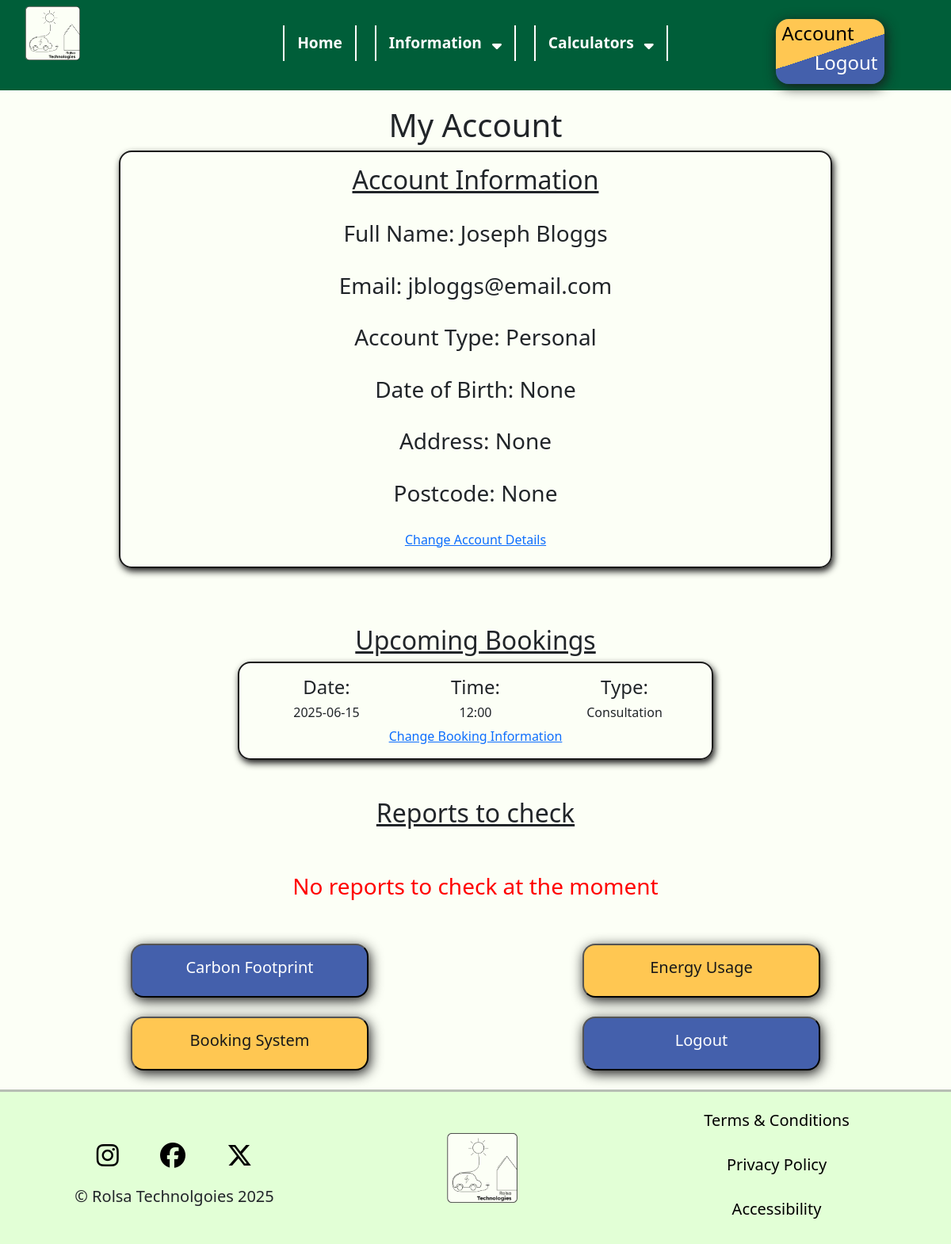
Page /account (signed in) on the earlier database version.
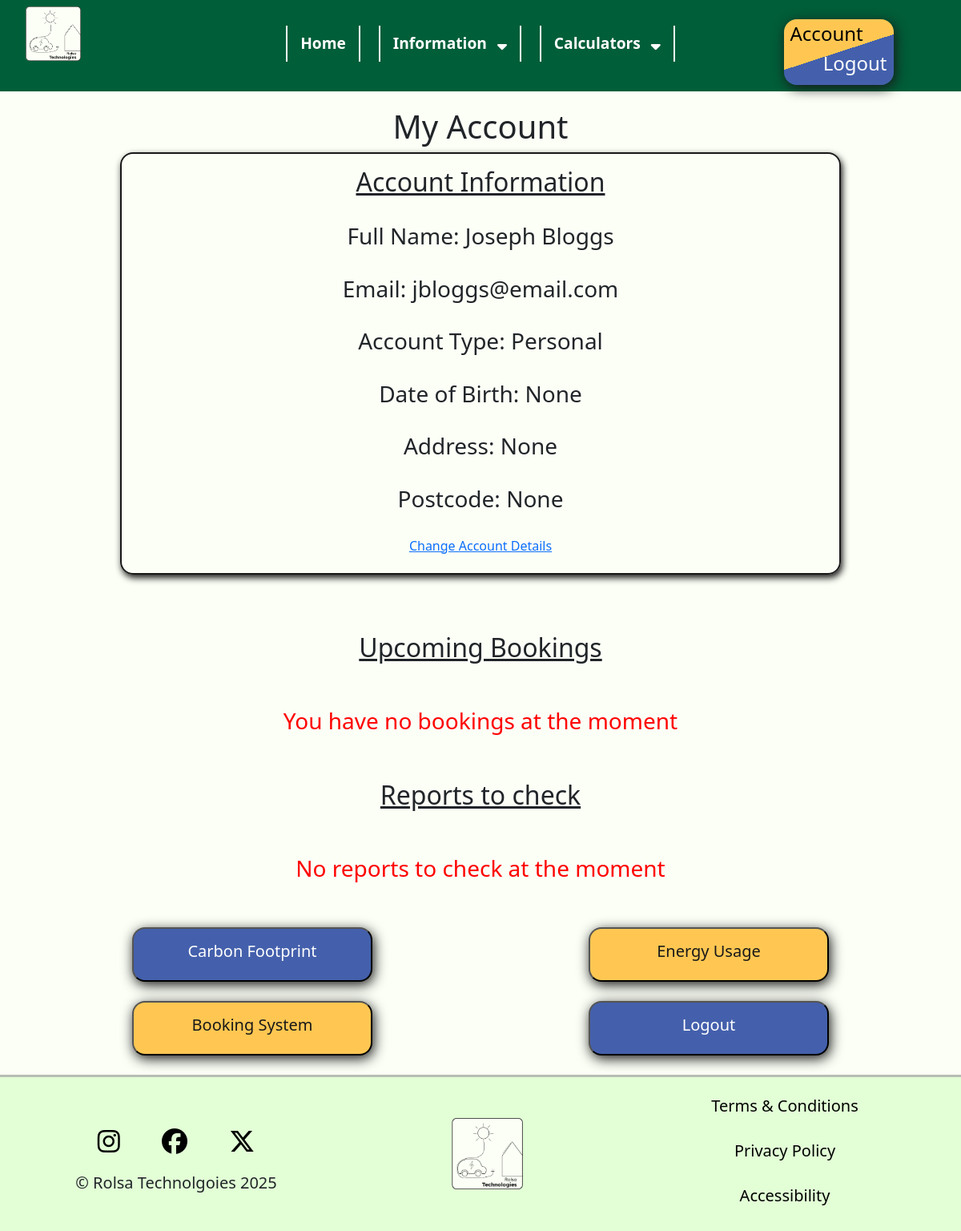
Same page on the later database version.
### tables this page shows
CREATE TABLE Personal(
    AccountID INTEGER NOT NULL,
    FullName VARCHAR(255) NOT NULL,
    DateOfBirth DATE,
    Address TEXT,
    Postcode VARCHAR(8),
    FOREIGN KEY (AccountID) REFERENCES Account(AccountID)
);

CREATE TABLE Account (
    AccountID INTEGER NOT NULL,
    Email BOOLEAN DEFAULT 1,
    Password VARCHAR(255) NOT NULL,
    AccountTypeID INTEGER DEFAULT 1,
    PRIMARY KEY (AccountID),
    FOREIGN KEY (AccountTypeID) REFERENCES AccountType(AccountTypeID)
);

CREATE TABLE AccountType (
    AccountTypeID INTEGER NOT NULL,
    Type VARCHAR(25) NOT NULL,
    PRIMARY KEY (AccountTypeID)
);

CREATE TABLE Booking (
    BookingID INTEGER NOT NULL,
    BookingTypeID INTEGER NOT NULL,
    MadeDateTime DATETIME NOT NULL,
    ForDateTime DATETIME NOT NULL,
    AccountID INTEGER NOT NULL,
    PaymentStatusID INTEGER,
    PaymentReference VARCHAR(255),
    PRIMARY KEY (BookingID),
    FOREIGN KEY (BookingTypeID) REFERENCES BookingType(BookingTypeID),
    FOREIGN KEY (AccountID) REFERENCES Account(AccountID),
    FOREIGN KEY (PaymentStatusID) REFERENCES PaymentStatus(PaymentStatusID)
);

CREATE TABLE BookingType (
    BookingTypeID INTEGER NOT NULL,
    Title VARCHAR(25) NOT NULL,
    PRIMARY KEY (BookingTypeID)
);

### main.py (the view)
@app.route("/account")
def account():
    accountType = session.get('type', None)
    account = session.get('account', None)
    if account != None and accountType == 1 or accountType == 2:
        AccountInfomation, BookingsInformation = get.RetrieveInfo(account)
        return render_template("account.html", AccountInfomation = AccountInfomation, BookingsInformation = BookingsInformation)
    elif account != None and accountType == 3:
        return redirect("/admin")
    else:
        return redirect("/login")

### main.py (called while the page is built)
@app.context_processor
def inject_global_data():
    return {
        "account": session.get('account', None), #email address is considered as account
        "type": session.get('type', None) #staff is considered as staff
    }

### templates/account.html
{% extends "base.html" %}
{% block css %}
<link rel="stylesheet" href="{{ url_for('static', filename='css/account.css') }}">
{% endblock %}
{% block content %}
<h1>My Account</h1>
<div class="infobox">
    <center>
        <h2>Account Information</h2>
        <br>
        <h3>Full Name: {{ AccountInfomation.FullName}}</h3><br>
        <h3>Email: {{ AccountInfomation.Email }}</h3><br>
        <h3>Account Type: {{ AccountInfomation.Type }} </h3><br>
        <h3>Date of Birth: {{ AccountInfomation.DateofBirth }}</h3><br>
        <h3>Address: {{ AccountInfomation.Address }}</h3><br>
        <h3>Postcode: {{ AccountInfomation.Postcode }}</h3><br>
        <h6><a href="">Change Account Details</a></h6>
    </center>
</div><br><br><br>
<h2>Upcoming Bookings</h2>
{% if BookingsInformation %}
{% for times, booking in BookingsInformation.items() %}
<div class="bookingbox">
    <div class="container text-center">
        <div class="row align-items-center">
          <div class="col">
            <h4>Date:</h4>
            <h6>{{ booking.Date }}</h6>
          </div>
          <div class="col">
            <h4>Time:</h4>
            <h6>{{ booking.Time }}</h6>
          </div>
          <div class="col">
            <h4>Type:</h4>
            <h6>{{ booking.Type }}</h6>
          </div>
        </div>
    </div>
    <center>
    <a href="">Change Booking Information</a></center>
</div>
<br><br>
{% endfor %}
{% else %}
<br><br>
<h3 style="text-align: center; color: red;">You have no bookings at the moment</h3>
<br><br>
{% endif %}
<h2>Reports to check</h2>
{% if ReportViewing %}
<div class="bookingbox">
    <div class="container text-center">
        <div class="row align-items-center">
          <div class="col">
            <h4>Staff:</h4>
            <h6>blank</h6>
          </div>
          <div class="col">
            <h4>Date:</h4>
            <h6>blank</h6>
          </div>
          <div class="col">
            <button id="YellowButton"><strong>View Report</strong></button>
          </div>
        </div>
    </div>
</div>
<br><br>
{% else %}
<br><br>
<h3 style="text-align: center; color: red;">No reports to check at the moment</h3>
<br><br>
{% endif %}
<div class="container text-center">
    <div class="row align-items-center">
        <div class="col">
            <button id="BlueButton"><h5>Carbon Footprint</h5></button>
        </div>
        <div class="col">
            <button id="YellowButton"><h5>Energy Usage</h5></button>
        </div>
    </div>
</div>
<br>
<div class="container text-center">
    <div class="row align-items-start">
        <div class="col">
            <button id="YellowButton" onclick="window.location.href='{{ url_for('consultation')}}'"><h5>Booking System</h5></button>
        </div>
        <div class="col">
            <button id="BlueButton" onclick="window.location.href='/logout'"><h5>Logout</h5></button>
        </div>
    </div>
</div>
<br>
{% endblock%}

### templates/base.html (shortened to what this page needs)
<!DOCTYPE html>
<html lang="en">
<head>
    <link rel="stylesheet" href="{{ url_for('static', filename='css/general.css') }}">
    {% block css %}{% endblock %}
    <link href="https://cdn.jsdelivr.net/npm/bootstrap@5.3.3/dist/css/bootstrap.min.css" rel="stylesheet">
</head>
<body>
<nav>
    <div class="row">
        <div class="col-sm-3"><a href="{{ url_for('index')}}"><img src="{{ url_for('static', filename='images/Logo.png')}}" id="logo" alt="Rolsa Technologies Logo"></a></div>
        <div class="col-sm-6">
            <div class="top">
            <ul>
                <li><a href="{{ url_for('index')}}">Home</a></li>
                <li>Information <span><i class="fa fa-sort-down"></i></span>
                </li>
                <li>Calculators <span><i class="fa fa-sort-down"></i></span>
                </li>
            </ul>
        </div>
        </div>
        <div  class="col-sm-3">
            <center>
                {% if account %}
                <div id="buttonbox">
                    <h4 id="left"><a href="{{ url_for('account')}}">Account</a></h4>
                    <h4 id="right"><a href="{{ url_for('logout')}}">Logout</a></h4>
                </div>
                {% else %}
                <div id="buttonbox">
                    <h4 id="left"><a href="{{ url_for('login')}}">Login</a></h4>
                    <h4 id="right"><a href="{{ url_for('register')}}">Register</a></h4>
                </div>
                {% endif %}
            </center>
        </div>
    </div>
</nav>
{% block content %}{% endblock %}
<footer>
    <div class="container text-center">
        <div class="row align-items-center">
          <div class="col">
            <a href=""><i class="fa-brands fa-instagram"></i></a>
            <a href=""><i class="fa-brands fa-facebook"></i></a>
            <a href=""><i class="fa-brands fa-x-twitter"></i></a>
            <br>
            <h5>&copy; Rolsa Technolgoies 2025</h5>
          </div>
          <div class="col">
            <a href="{{ url_for('index')}}"><img src="{{ url_for('static', filename='images/Logo.png')}}" id="logo" alt="Rolsa Technologies Logo"></a>
          </div>
          <div class="col">
                <br>
                <h5><a href="">Terms & Conditions</a></h5><br>
                <h5><a href="">Privacy Policy</a></h5><br>
                <h5><a href="">Accessibility</a></h5><br>
          </div>
        </div>
      </div>
</footer>
</body>
</html>

### static/css/general.css (style rules this page uses)
body { font-family: "Lexend", sans-serif; margin: 0; padding: 0; background-color: #FCFFF6 !important; color: #191919; }
h1 { text-align: center; margin-bottom: 1.5vh; }
h2 { text-align: center; text-decoration: underline; margin-top: 2vh; margin-bottom: 1vh; }
nav { background-color: #005E39; width: 100%; padding: 1vh 2vh; margin-bottom: 2.5vh; }
nav ul { list-style-type: none; padding: 0; display: flex; justify-content: center; flex-wrap: wrap; position: relative; z-index: 10; color: white; }
nav ul li { display: inline-block; margin: 0.5vh 2%; font-size: larger; font-weight: bolder; border-right: 2px solid white; border-left: 2px solid white; padding: 1vh 2vh; position: relative; }
span { margin-left: 1vh; }
nav a { color: white; text-decoration: none; }
#buttonbox { background: rgb(68,96,172); background: linear-gradient(-18deg, rgba(68,96,172,1) 50%, rgba(255,199,82,1) 50%); width: 50%; padding: 0.5vh 1vh; border-radius: 2vh; margin-top: 2vh; box-shadow: 0.25vh 0.5vh 2vh #191919; }
#buttonbox #left { text-align: left; }
#buttonbox h4#left a { color: black; }
#buttonbox #right { text-align: right; }
#logo { width:25%; margin-left: 2vh; }
footer { background-color: #E2FFD6; border-top: 3px solid #b7beb4; }
footer i { font-size: xx-large; margin: 3vh; color: black; }
footer a { color: black; text-decoration: none; }
.top { margin-top: 2.5vh; }
#BlueButton { background-color: #4460AC; color: white; padding: 2vh 4vh; border-radius: 2vh; min-width: 300px; max-width: 95%; box-shadow: 0.25vh 0.5vh 2vh #191919; transition: 0.25s; }
#YellowButton { background-color: #FFC752; color: #191919; padding: 2vh 4vh; border-radius: 2vh; min-width: 300px; max-width: 95%; box-shadow: 0.25vh 0.5vh 2vh #191919; transition: 0.25s; }

### static/css/account.css (style rules this page uses)
.infobox { width: 75%; margin-left: auto; margin-right: auto; padding: 2vh; border: 2px solid #191919; border-radius: 2vh; box-shadow: 0.25vh 0.5vh 1vh #191919; }

Differences in the rows shown:
removed Booking: DateofBirth "None", Address "None", Postcode "None"
no longer on this page (row unchanged): BookingType: Type "Consultation"
Other differences:
{{ AccountInfomation.DateofBirth }}: (not shown) → "None"
{{ AccountInfomation.Address }}: (not shown) → "None"
{{ AccountInfomation.Postcode }}: (not shown) → "None"
text now shown: "You have no bookings at the moment"
list line gone: "Date: 2025-06-15 Time: 12:00 Type: Change Booking Information"
